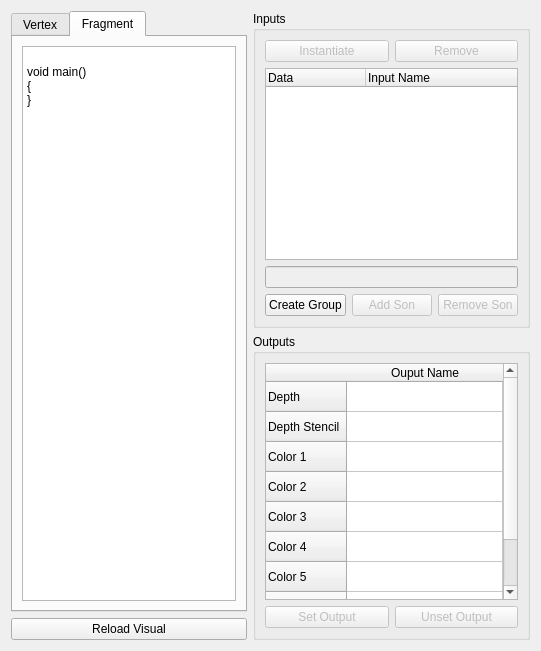
<?xml version="1.0" encoding="UTF-8"?>
<ui version="4.0">
 <class>RenderPassUi</class>
 <widget class="QWidget" name="RenderPassUi">
  <property name="geometry">
   <rect>
    <x>0</x>
    <y>0</y>
    <width>541</width>
    <height>651</height>
   </rect>
  </property>
  <property name="sizePolicy">
   <sizepolicy hsizetype="Expanding" vsizetype="Expanding">
    <horstretch>0</horstretch>
    <verstretch>0</verstretch>
   </sizepolicy>
  </property>
  <property name="windowTitle">
   <string>Form</string>
  </property>
  <layout class="QHBoxLayout" name="horizontalLayout">
   <item>
    <layout class="QVBoxLayout" name="renderPassDisplay">
     <property name="sizeConstraint">
      <enum>QLayout::SetDefaultConstraint</enum>
     </property>
     <item>
      <widget class="QTabWidget" name="ShaderTextTabs">
       <property name="currentIndex">
        <number>1</number>
       </property>
       <widget class="QWidget" name="VertexShaderTab">
        <attribute name="title">
         <string>Vertex</string>
        </attribute>
        <layout class="QGridLayout" name="gridLayout">
         <item row="0" column="0">
          <widget class="QPlainTextEdit" name="vertexCodeEdit">
           <property name="plainText">
            <string>
void main()
{
}</string>
           </property>
          </widget>
         </item>
        </layout>
       </widget>
       <widget class="QWidget" name="FragmentShaderTab">
        <attribute name="title">
         <string>Fragment</string>
        </attribute>
        <layout class="QGridLayout" name="gridLayout">
         <item row="0" column="0">
          <widget class="QPlainTextEdit" name="fragmentCodeEdit">
           <property name="plainText">
            <string>
void main()
{
}</string>
           </property>
          </widget>
         </item>
        </layout>
       </widget>
      </widget>
     </item>
     <item>
      <widget class="QPushButton" name="reloadView">
       <property name="text">
        <string>Reload Visual</string>
       </property>
      </widget>
     </item>
    </layout>
   </item>
   <item>
    <layout class="QVBoxLayout" name="ioEditor">
     <item>
      <widget class="QGroupBox" name="inputGroup">
       <property name="title">
        <string>Inputs</string>
       </property>
       <layout class="QVBoxLayout" name="verticalLayout">
        <item>
         <layout class="QHBoxLayout" name="horizontalLayout_2">
          <item>
           <widget class="QPushButton" name="instantiate">
            <property name="enabled">
             <bool>false</bool>
            </property>
            <property name="text">
             <string>Instantiate</string>
            </property>
           </widget>
          </item>
          <item>
           <widget class="QPushButton" name="removeInstance">
            <property name="enabled">
             <bool>false</bool>
            </property>
            <property name="text">
             <string>Remove</string>
            </property>
           </widget>
          </item>
         </layout>
        </item>
        <item>
         <widget class="QTreeWidget" name="treeWidget">
          <column>
           <property name="text">
            <string>Data</string>
           </property>
          </column>
          <column>
           <property name="text">
            <string>Input Name</string>
           </property>
          </column>
         </widget>
        </item>
        <item>
         <widget class="QLineEdit" name="inputName">
          <property name="enabled">
           <bool>false</bool>
          </property>
         </widget>
        </item>
        <item>
         <layout class="QHBoxLayout" name="horizontalLayout_3">
          <item>
           <widget class="QPushButton" name="createGroup">
            <property name="text">
             <string>Create Group</string>
            </property>
           </widget>
          </item>
          <item>
           <widget class="QPushButton" name="addSon">
            <property name="enabled">
             <bool>false</bool>
            </property>
            <property name="text">
             <string>Add Son</string>
            </property>
           </widget>
          </item>
          <item>
           <widget class="QPushButton" name="removeSon">
            <property name="enabled">
             <bool>false</bool>
            </property>
            <property name="text">
             <string>Remove Son</string>
            </property>
           </widget>
          </item>
         </layout>
        </item>
       </layout>
      </widget>
     </item>
     <item>
      <widget class="QGroupBox" name="outputGroup">
       <property name="title">
        <string>Outputs</string>
       </property>
       <layout class="QGridLayout" name="gridLayout_3">
        <item row="0" column="1">
         <widget class="QTableWidget" name="tableWidget">
          <attribute name="horizontalHeaderStretchLastSection">
           <bool>true</bool>
          </attribute>
          <row>
           <property name="text">
            <string>Depth</string>
           </property>
          </row>
          <row>
           <property name="text">
            <string>Depth Stencil</string>
           </property>
          </row>
          <row>
           <property name="text">
            <string>Color 1</string>
           </property>
          </row>
          <row>
           <property name="text">
            <string>Color 2</string>
           </property>
          </row>
          <row>
           <property name="text">
            <string>Color 3</string>
           </property>
          </row>
          <row>
           <property name="text">
            <string>Color 4</string>
           </property>
          </row>
          <row>
           <property name="text">
            <string>Color 5</string>
           </property>
          </row>
          <row>
           <property name="text">
            <string>Color 6</string>
           </property>
          </row>
          <row>
           <property name="text">
            <string>Color 7</string>
           </property>
          </row>
          <column>
           <property name="text">
            <string>Ouput Name</string>
           </property>
          </column>
          <item row="0" column="0">
           <property name="text">
            <string/>
           </property>
           <property name="flags">
            <set>ItemIsSelectable|ItemIsEnabled</set>
           </property>
          </item>
          <item row="6" column="0">
           <property name="text">
            <string/>
           </property>
          </item>
          <item row="7" column="0">
           <property name="text">
            <string/>
           </property>
          </item>
         </widget>
        </item>
        <item row="1" column="1">
         <layout class="QHBoxLayout" name="horizontalLayout_4">
          <item>
           <widget class="QPushButton" name="setOutput">
            <property name="enabled">
             <bool>false</bool>
            </property>
            <property name="text">
             <string>Set Output</string>
            </property>
           </widget>
          </item>
          <item>
           <widget class="QPushButton" name="unsetOutput">
            <property name="enabled">
             <bool>false</bool>
            </property>
            <property name="text">
             <string>Unset Output</string>
            </property>
           </widget>
          </item>
         </layout>
        </item>
       </layout>
      </widget>
     </item>
    </layout>
   </item>
  </layout>
 </widget>
 <resources/>
 <connections/>
</ui>
